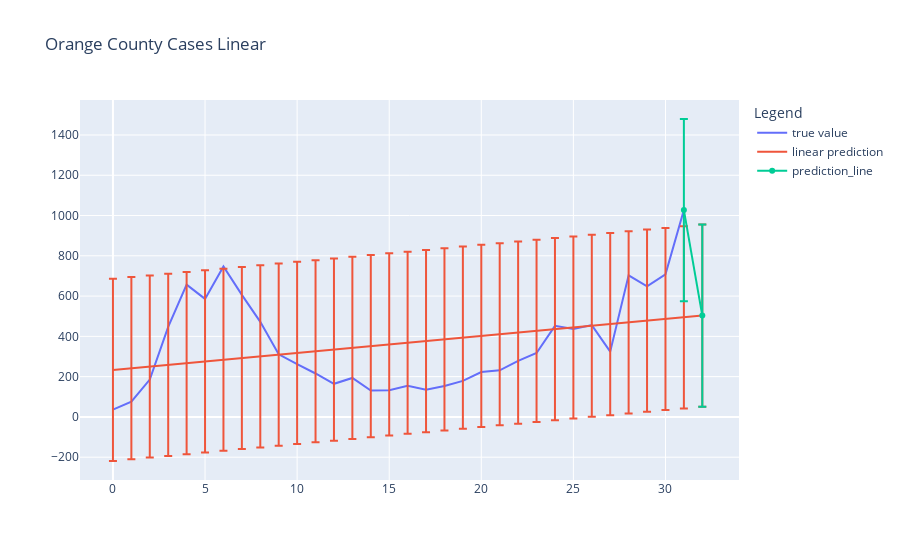
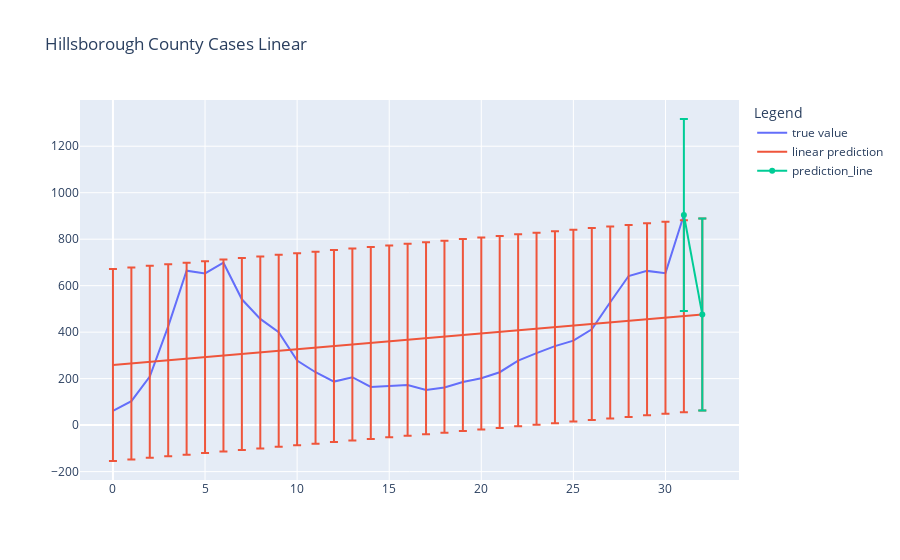
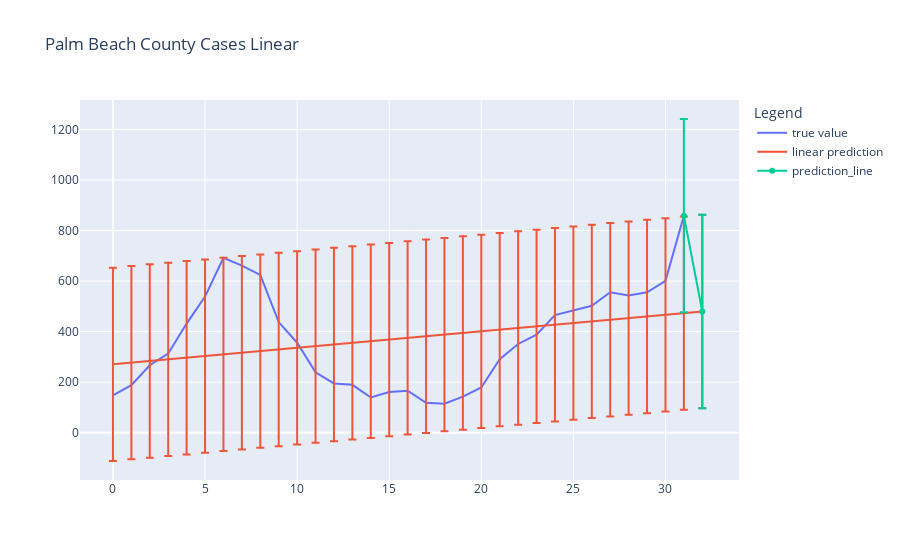

Write notebook code for charts like these, in order.
### Code cell
#TODO: call get_dates and get_weekly on each of these to get plotable data

for i in county_cases_split:
    create_linear_plot(i, title = i["County Name"].iloc[0] + "Cases Linear")

### Figure 1 — Plotly figure (JSON) as saved in the notebook; plotly's stock layout.template omitted (floating-point values rounded to 4 significant figures)
{"data": [{"name": "true value", "type": "scatter", "x": [0, 1, 2, 3, 4, 5, 6, 7, 8, 9, 10, 11, 12, 13, 14, 15, 16, 17, 18, 19, 20, 21, 22, 23, 24, 25, 26, 27, 28, 29, 30, 31], "y": [36.1, 76.24, 185.2, 446.9, 656.6, 585.9, 747.0, 606.0, 472.1, 311.0, 261.7, 215.6, 164.4, 193.3, 130.6, 132.9, 154.9, 135.6, 153.8, 178.9, 222.7, 231.3, 278.3, 317.1, 452.3, 436.4, 455.9, 324.1, 703.2, 648.2, 708.3, 1027.0]}, {"error_y": {"type": "constant", "value": 452.3}, "name": "linear prediction", "type": "scatter", "x": [0, 1, 2, 3, 4, 5, 6, 7, 8, 9, 10, 11, 12, 13, 14, 15, 16, 17, 18, 19, 20, 21, 22, 23, 24, 25, 26, 27, 28, 29, 30, 31, 32], "y": [233.4, 241.8, 250.3, 258.7, 267.1, 275.5, 284.0, 292.4, 300.8, 309.3, 317.7, 326.1, 334.5, 343.0, 351.4, 359.8, 368.3, 376.7, 385.1, 393.5, 402.0, 410.4, 418.8, 427.2, 435.7, 444.1, 452.5, 461.0, 469.4, 477.8, 486.2, 494.7, 503.1]}, {"error_y": {"type": "constant", "value": 452.3}, "name": "prediction_line", "type": "scatter", "x": [31, 32], "y": [1027.0, 503.1]}], "layout": {"legend": {"title": {"text": "Legend"}}, "showlegend": true, "title": {"text": "Orange County Cases Linear"}}}

### Figure 2 — Plotly figure (JSON) as saved in the notebook; plotly's stock layout.template omitted (floating-point values rounded to 4 significant figures)
{"data": [{"name": "true value", "type": "scatter", "x": [0, 1, 2, 3, 4, 5, 6, 7, 8, 9, 10, 11, 12, 13, 14, 15, 16, 17, 18, 19, 20, 21, 22, 23, 24, 25, 26, 27, 28, 29, 30, 31], "y": [61.69, 103.1, 208.6, 424.8, 664.5, 652.7, 698.9, 541.3, 457.0, 399.8, 277.5, 227.5, 187.3, 206.2, 164.0, 168.6, 172.3, 151.4, 161.5, 185.3, 201.9, 227.6, 277.4, 309.7, 340.0, 363.5, 412.5, 528.8, 641.6, 663.6, 653.8, 904.1]}, {"error_y": {"type": "constant", "value": 413.1}, "name": "linear prediction", "type": "scatter", "x": [0, 1, 2, 3, 4, 5, 6, 7, 8, 9, 10, 11, 12, 13, 14, 15, 16, 17, 18, 19, 20, 21, 22, 23, 24, 25, 26, 27, 28, 29, 30, 31, 32], "y": [258.7, 265.4, 272.2, 279.0, 285.8, 292.5, 299.3, 306.1, 312.9, 319.6, 326.4, 333.2, 340.0, 346.8, 353.5, 360.3, 367.1, 373.9, 380.6, 387.4, 394.2, 401.0, 407.7, 414.5, 421.3, 428.1, 434.9, 441.6, 448.4, 455.2, 462.0, 468.7, 475.5]}, {"error_y": {"type": "constant", "value": 413.1}, "name": "prediction_line", "type": "scatter", "x": [31, 32], "y": [904.1, 475.5]}], "layout": {"legend": {"title": {"text": "Legend"}}, "showlegend": true, "title": {"text": "Hillsborough County Cases Linear"}}}

### Figure 3 — Plotly figure (JSON) as saved in the notebook; plotly's stock layout.template omitted (floating-point values rounded to 4 significant figures)
{"data": [{"name": "true value", "type": "scatter", "x": [0, 1, 2, 3, 4, 5, 6, 7, 8, 9, 10, 11, 12, 13, 14, 15, 16, 17, 18, 19, 20, 21, 22, 23, 24, 25, 26, 27, 28, 29, 30, 31], "y": [147.8, 188.0, 267, 313.0, 431.9, 538.6, 692.0, 661.4, 624.3, 437.9, 356.2, 239.0, 195.2, 189.5, 139.3, 161.3, 166.3, 118.2, 115.1, 143.1, 178.9, 291.0, 351.2, 387.7, 465.3, 482.8, 502.5, 556.0, 543.1, 555.5, 600.8, 858.8]}, {"error_y": {"type": "constant", "value": 382.5}, "name": "linear prediction", "type": "scatter", "x": [0, 1, 2, 3, 4, 5, 6, 7, 8, 9, 10, 11, 12, 13, 14, 15, 16, 17, 18, 19, 20, 21, 22, 23, 24, 25, 26, 27, 28, 29, 30, 31, 32], "y": [270.7, 277.2, 283.7, 290.2, 296.8, 303.3, 309.8, 316.4, 322.9, 329.4, 335.9, 342.5, 349.0, 355.5, 362.0, 368.6, 375.1, 381.6, 388.1, 394.7, 401.2, 407.7, 414.3, 420.8, 427.3, 433.8, 440.4, 446.9, 453.4, 459.9, 466.5, 473.0, 479.5]}, {"error_y": {"type": "constant", "value": 382.5}, "name": "prediction_line", "type": "scatter", "x": [31, 32], "y": [858.8, 479.5]}], "layout": {"legend": {"title": {"text": "Legend"}}, "showlegend": true, "title": {"text": "Palm Beach County Cases Linear"}}}
